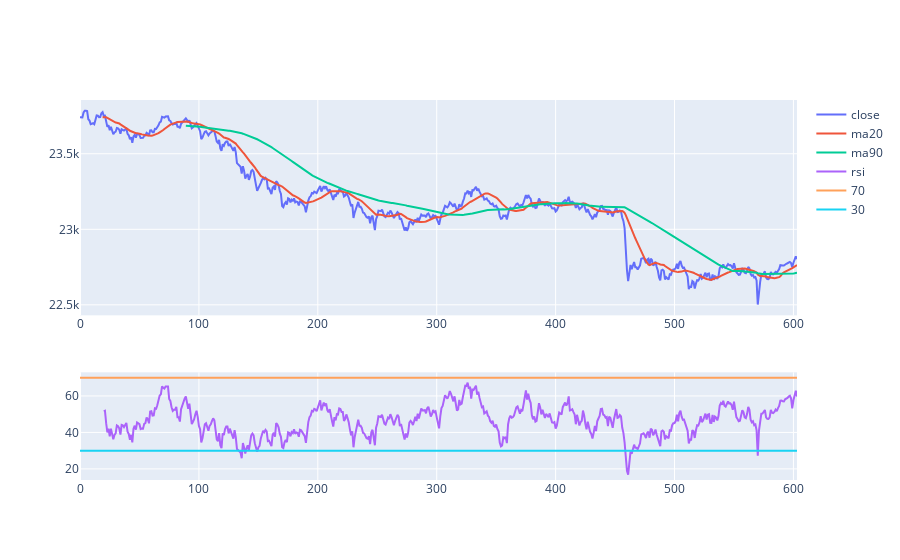

The cell this chart's notebook holds for it:
### Markdown cell above
Построим индикаторы скользящих средних и RSI. Пересечение short-term и long-term MA на таймстемпе ~100 дает хороший сигнал на падение. Так же нахождения графика цены под скользящими средними говорит в нисходящем тренде. Сильный выход индикатора RSI за значение 30  на таймстемпе ~460 мог послужить сигналом на краткосрочную покупку.

### Code cell
ma20 = MA(close, 20)
ma90 = MA(close, 90)
rsi20 = RSI(close, 20)
ma_data = pd.DataFrame({'ma20': ma20, 'ma90': ma90})
fig = make_subplots(rows=2, cols=1, row_heights=[2, 1])
fig.add_trace(go.Scatter(x=arange, y=close, name='close'), 1,1)
fig.add_trace(go.Scatter(x=arange, y=ma20, name='ma20'), 1,1)
fig.add_trace(go.Scatter(x=arange, y=ma90, name='ma90'), 1,1)
fig.add_trace(go.Scatter(x=arange, y=rsi20, name='rsi'), 2,1)
fig.add_trace(go.Scatter(x=arange, y=np.full(timestamps, 70), name='70'), 2,1)
fig.add_trace(go.Scatter(x=arange, y=np.full(timestamps, 30), name='30'), 2,1)
fig.show()

### Figure 1 — Plotly figure (JSON) as saved in the notebook; plotly's stock layout.template omitted (floating-point values rounded to 4 significant figures; data arrays with more than 128 entries replaced by an {"elided": "..."} marker saying what was removed)
{"data": [{"name": "close", "type": "scatter", "x": {"elided": "604 int values"}, "xaxis": "x", "y": {"elided": "604 float values"}, "yaxis": "y"}, {"name": "ma20", "type": "scatter", "x": {"elided": "604 int values"}, "xaxis": "x", "y": {"elided": "604 float values"}, "yaxis": "y"}, {"name": "ma90", "type": "scatter", "x": {"elided": "604 int values"}, "xaxis": "x", "y": {"elided": "604 float values"}, "yaxis": "y"}, {"name": "rsi", "type": "scatter", "x": {"elided": "604 int values"}, "xaxis": "x2", "y": {"elided": "604 float values"}, "yaxis": "y2"}, {"name": "70", "type": "scatter", "x": {"elided": "604 int values"}, "xaxis": "x2", "y": {"elided": "604 int values"}, "yaxis": "y2"}, {"name": "30", "type": "scatter", "x": {"elided": "604 int values"}, "xaxis": "x2", "y": {"elided": "604 int values"}, "yaxis": "y2"}], "layout": {"xaxis": {"anchor": "y", "domain": [0, 1]}, "xaxis2": {"anchor": "y2", "domain": [0, 1]}, "yaxis": {"anchor": "x", "domain": [0.4333, 1]}, "yaxis2": {"anchor": "x2", "domain": [0, 0.2833]}}}
